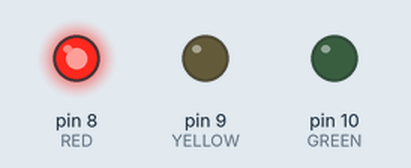
This sketch was run on a simulated Arduino Uno, built with avr-gcc and run on an emulated ATmega328P. Parts: output pins drawn as LEDs (lit = HIGH).

Above: at 5.0 s.
At 15.0 s:
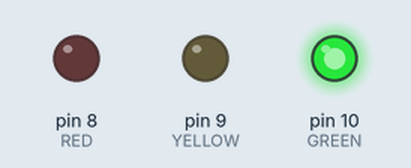
At 25.0 s:
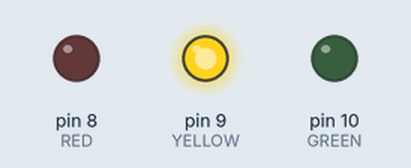
Timing chart, 0 to 39.0 s (numbered marks = the images above):
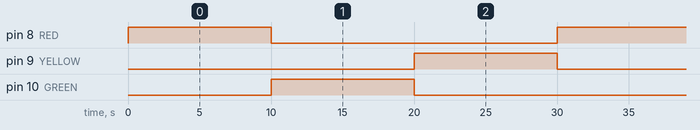

The sketch:

basic_traffic_lights.ino
```cpp
const int RED = 8;
const int YELLOW = 9;
const int GREEN = 10;


void setup() {
  // put your setup code here, to run once:
  pinMode(RED, OUTPUT);
  pinMode(YELLOW, OUTPUT);
  pinMode(GREEN, OUTPUT);
}

void loop() {
  // put your main code here, to run repeatedly:
  digitalWrite(RED, HIGH);
  delay(10000);
  digitalWrite(RED,LOW);

  digitalWrite(GREEN, HIGH);
  delay(10000);
  digitalWrite(GREEN, LOW);

  //YELLOW
  digitalWrite(YELLOW, HIGH);
  delay(10000);
  digitalWrite(YELLOW, LOW);

}
```

Measured:
- by itself, pin 8 (RED), pin 9 (YELLOW), pin 10 (GREEN): alternates HIGH for 10.0 s and LOW for 20.0 s
- by itself, everything shown: repeats every 30.0 s, in 4 steps
